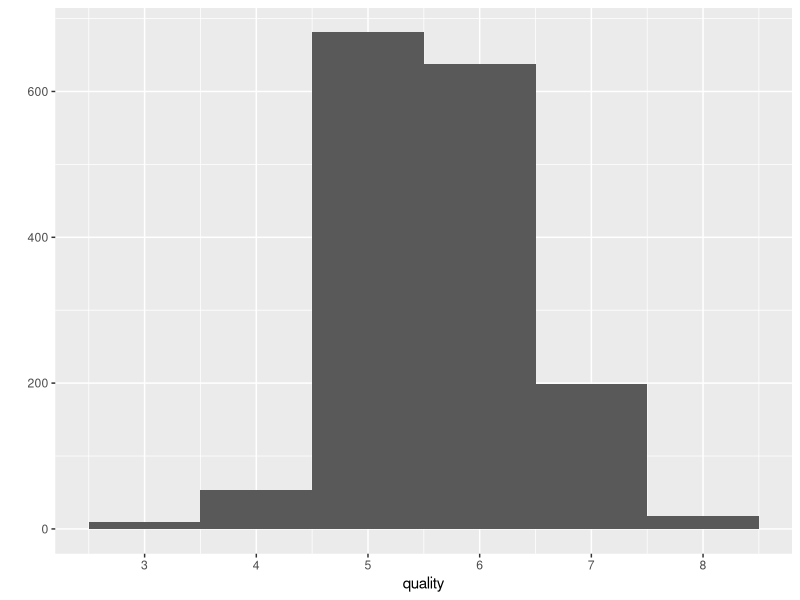
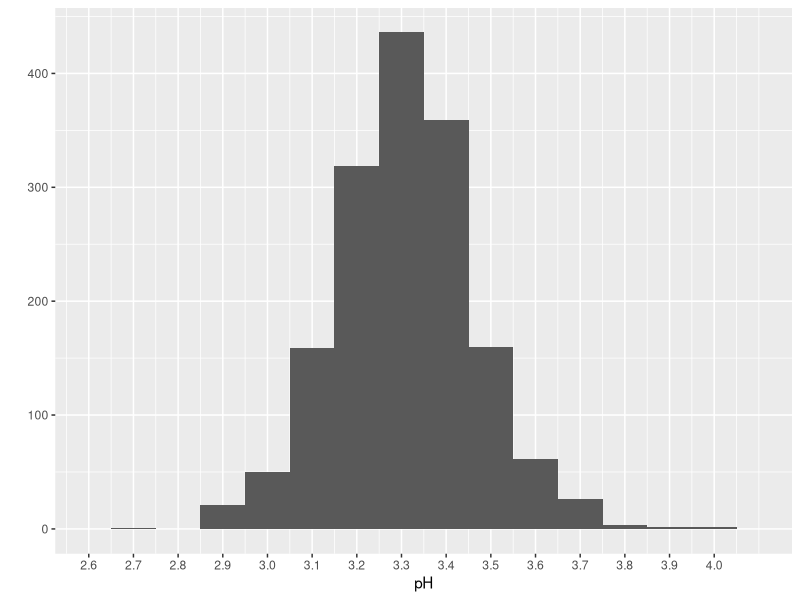
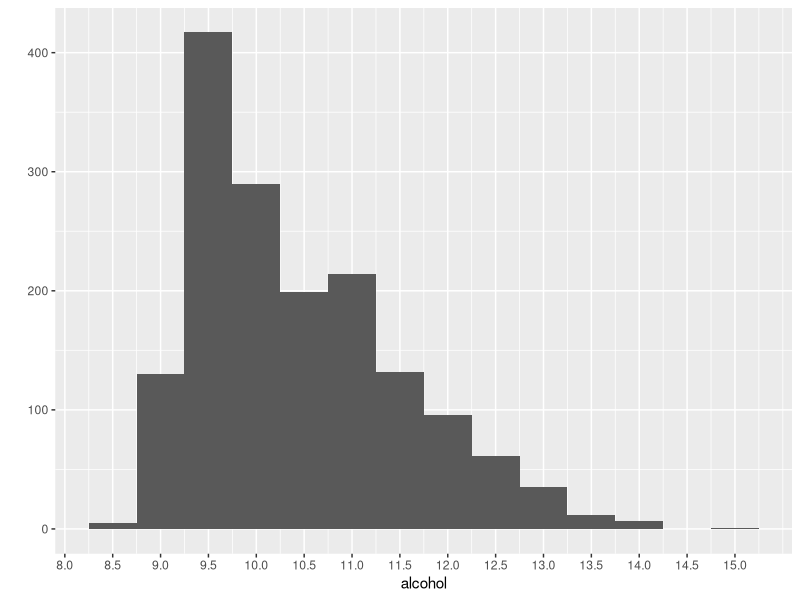
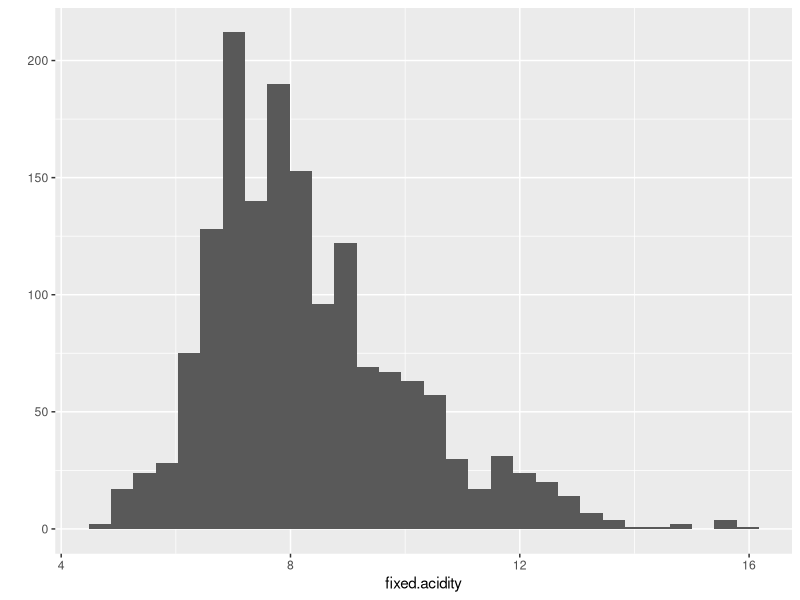
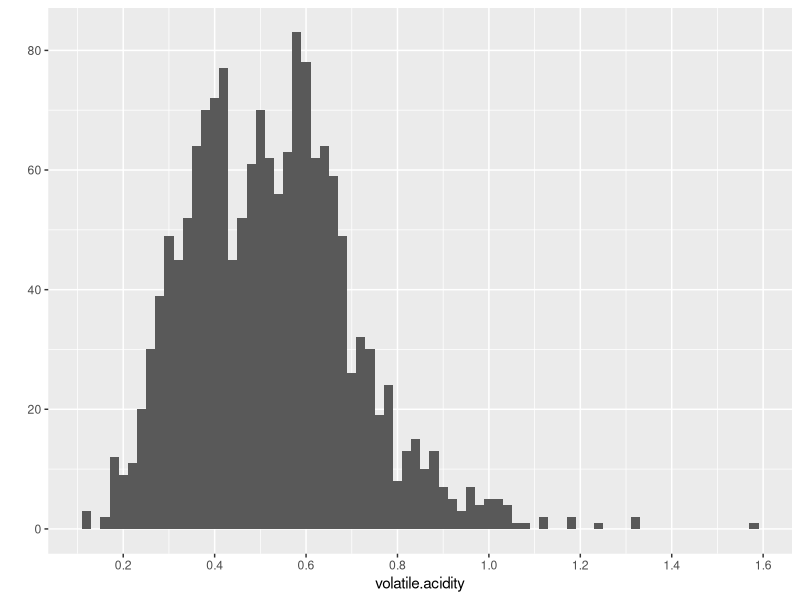
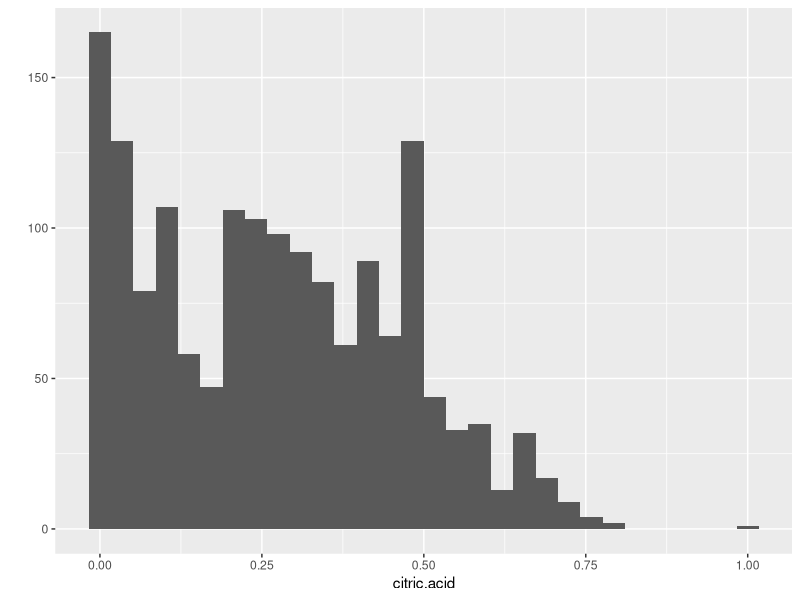
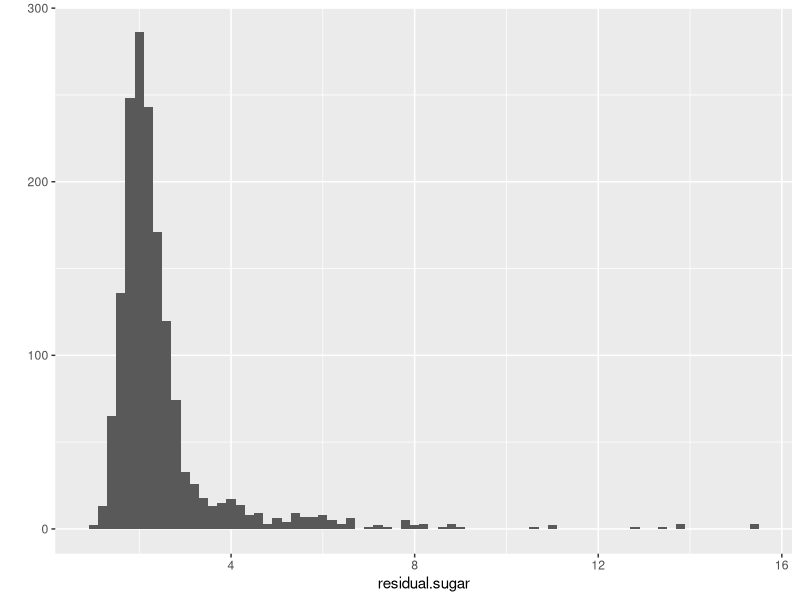
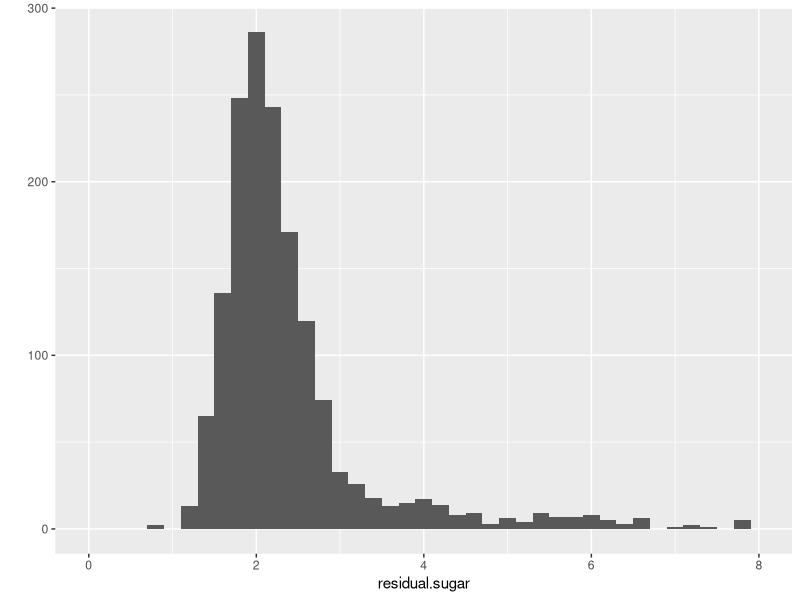

Recreate these plots in R, in order.
## ---- chunk 1
knitr::opts_chunk$set(message = FALSE, warning = FALSE, echo = FALSE)
## ---- chunk 2
# 加载你最终使用的所有组件
# 在这个代码块的分析中。

# 注意，在这个代码块中，将参数 "echo" 设为假。
# This prevents the code from displaying in the knitted HTML output.这可以避免代码混入 HTML 输出显示。
# 应当在文件中，对所有代码块设为 echo=FALSE 。

library(ggplot2)
library(gridExtra)
library(dplyr)
library(knitr)

## ---- chunk 3
# 加载数据
library(GGally)
setwd('~/Downloads')
redwine <- read.csv("wineQualityReds.csv")
str(redwine)
## ---- chunk 4
summary(redwine)
## ---- chunk 5
qplot(x=quality,data=redwine,binwidth=1) +
  scale_x_continuous(breaks = seq(3,8,1))
## ---- chunk 6
qplot(x=pH,data = redwine,binwidth=0.1) +
  scale_x_continuous(limits = c(2.6,4.1),breaks = seq(2,4,0.1))
## ---- chunk 7
qplot(x=alcohol,data = redwine,binwidth=0.5) +
  scale_x_continuous(breaks = seq(8,15,0.5))
## ---- chunk 8
summary(redwine$alcohol)
## ---- chunk 9
qplot(x=fixed.acidity,data = redwine)
## ---- chunk 10
summary(redwine$fixed.acidity)
## ---- chunk 11
qplot(x=volatile.acidity,data = redwine,binwidth=0.02) +
  scale_x_continuous(breaks = seq(0,1.6,0.2))
## ---- chunk 12
summary(redwine$volatile.acidity)
## ---- chunk 13
qplot(x=citric.acid,data=redwine)
## ---- chunk 14
qplot(x=residual.sugar,data = redwine,binwidth=0.2)
## ---- chunk 15
qplot(x=residual.sugar,data = redwine,binwidth=0.2) +
  scale_x_continuous(limits = c(0,8))
## ---- chunk 16
redwine$ratio = redwine$residual.sugar/redwine$fixed.acidity
qplot(x=ratio,data=redwine,binwidth=0.03)
## ---- chunk 17
qplot(x=density,data = redwine)
## ---- chunk 18
qplot(x=sulphates,data = redwine,binwidth=0.04)
## ---- chunk 19
qplot(x=free.sulfur.dioxide,data = redwine,binwidth=1)
## ---- chunk 20
qplot(x=free.sulfur.dioxide,data = redwine,binwidth=0.05) +
  scale_x_log10()
## ---- chunk 21
summary(redwine$free.sulfur.dioxide)
## ---- chunk 22
qplot(x=total.sulfur.dioxide,data = redwine,binwidth=5)
## ---- chunk 23
qplot(x=total.sulfur.dioxide,data = redwine,binwidth=.05) +
  scale_x_log10()
## ---- chunk 24
summary(redwine$total.sulfur.dioxide)
## ---- chunk 25
redwine$free.sulfur.dioxide.pro <- redwine$free.sulfur.dioxide / redwine$total.sulfur.dioxide
## ---- chunk 26
qplot(x=free.sulfur.dioxide.pro,data=redwine)
## ---- chunk 27
theme_set(theme_minimal(20))

redwine_subset <- redwine[,c(1:14)]
ggpairs(redwine_subset[sample.int(nrow(redwine_subset), 1000), ],
        upper = list(continuous = wrap("cor", size = 3)))
## ---- chunk 28
ggplot(aes(x=quality,y=alcohol),data=redwine) +
  geom_jitter(alpha = 0.3)
## ---- chunk 29
ggplot(aes(x=factor(quality),y=alcohol),data=redwine) +
  geom_jitter(alpha = 0.3) +
  geom_boxplot(alpha = 0.3,color='blue') +
  stat_summary(fun.y = 'mean',
               geom = 'point',
               color = 'red') +
  geom_smooth(method = 'lm',aes(group = 1))
## ---- chunk 30
ggplot(aes(x=factor(quality),y=volatile.acidity),data=redwine) +
  geom_jitter(alpha = 0.3) +
  geom_boxplot(alpha = 0.3,color='blue') +
  stat_summary(fun.y = 'mean',
               geom = 'point',
               color = 'red') +
  geom_smooth(method = 'lm',aes(group = 1))
## ---- chunk 31
ggplot(aes(x=factor(quality),y=free.sulfur.dioxide.pro),data=redwine) +
  geom_jitter(alpha = 0.3) +
  geom_boxplot(alpha = 0.3,color='blue') +
  stat_summary(fun.y = 'mean',
               geom = 'point',
               color = 'red') +
  geom_smooth(method = 'lm',aes(group = 1))
## ---- chunk 32
ggplot(aes(x=factor(quality),y=ratio),data=redwine) +
  geom_jitter(alpha = 0.3) +
  geom_boxplot(alpha = 0.3,color='blue') +
  stat_summary(fun.y = 'mean',
               geom = 'point',
               color = 'red') +
  geom_smooth(method = 'lm',aes(group = 1))
## ---- chunk 33
ggplot(aes(x=factor(quality),y=chlorides),data=redwine) +
  geom_jitter(alpha = 0.3) +
  geom_boxplot(alpha = 0.3,color='blue') +
  stat_summary(fun.y = 'mean',
               geom = 'point',
               color = 'red') +
  geom_smooth(method = 'lm',aes(group = 1))
## ---- chunk 34
ggplot(aes(x=factor(quality),y=density),data=redwine) +
  geom_jitter(alpha = 0.3) +
  geom_boxplot(alpha = 0.3,color='blue') +
  stat_summary(fun.y = 'mean',
               geom = 'point',
               color = 'red') +
  geom_smooth(method = 'lm',aes(group = 1))
## ---- chunk 35
ggplot(aes(x=factor(quality),y=pH),data=redwine) +
  geom_jitter(alpha = 0.3) +
  geom_boxplot(alpha = 0.3,color='blue') +
  stat_summary(fun.y = 'mean',
               geom = 'point',
               color = 'red') +
  geom_smooth(method = 'lm',aes(group = 1))
## ---- chunk 36
ggplot(aes(x=factor(quality),y=sulphates),data=redwine) +
  geom_jitter(alpha = 0.3) +
  geom_boxplot(alpha = 0.3,color='blue') +
  stat_summary(fun.y = 'mean',
               geom = 'point',
               color = 'red') +
  geom_smooth(method = 'lm',aes(group = 1))
## ---- chunk 37
ggplot(aes(x=factor(quality),y=fixed.acidity),data=redwine) +
  geom_jitter(alpha = 0.3) +
  geom_boxplot(alpha = 0.3,color='blue') +
  stat_summary(fun.y = 'mean',
               geom = 'point',
               color = 'red') +
  geom_smooth(method = 'lm',aes(group = 1))
## ---- chunk 38
ggplot(aes(x=factor(quality),y=citric.acid),data=redwine) +
  geom_jitter(alpha = 0.3) +
  geom_boxplot(alpha = 0.3,color='blue') +
  stat_summary(fun.y = 'mean',
               geom = 'point',
               color = 'red') +
  geom_smooth(method = 'lm',aes(group = 1))
## ---- chunk 39
ggplot(aes(x=factor(quality),y=residual.sugar),data=redwine) +
  geom_jitter(alpha = 0.3) +
  geom_boxplot(alpha = 0.3,color='blue') +
  stat_summary(fun.y = 'mean',
               geom = 'point',
               color = 'red') +
  geom_smooth(method = 'lm',aes(group = 1))
## ---- chunk 40
ggplot(aes(x=factor(quality),y=free.sulfur.dioxide),data=redwine) +
  geom_jitter(alpha = 0.3) +
  geom_boxplot(alpha = 0.3,color='blue') +
  stat_summary(fun.y = 'mean',
               geom = 'point',
               color = 'red') +
  geom_smooth(method = 'lm',aes(group = 1))
## ---- chunk 41
ggplot(aes(x=factor(quality),y=total.sulfur.dioxide),data=redwine) +
  geom_jitter(alpha = 0.3) +
  geom_boxplot(alpha = 0.3,color='blue') +
  stat_summary(fun.y = 'mean',
               geom = 'point',
               color = 'red') +
  geom_smooth(method = 'lm',aes(group = 1))
## ---- chunk 42
ggplot(aes(x=fixed.acidity,y=pH),data=redwine)+
  geom_point(color='orange')
## ---- chunk 43
ggplot(aes(x=volatile.acidity,y=fixed.acidity,color=quality),data=redwine) + 
  geom_point() +
  facet_wrap(~quality)
## ---- chunk 44
ggplot(aes(x=alcohol,y=density,color=quality),data=redwine) +
  geom_jitter(alpha = 0.3) +
  geom_smooth(method = 'lm')
## ---- chunk 45
qplot(x=quality,data=redwine,binwidth=1) +
  scale_x_continuous(breaks = seq(3,8,1)) +
  ggtitle('Quality Distribute')
## ---- chunk 46
ggplot(aes(x=factor(quality),y=alcohol),data=redwine) +
  geom_jitter(alpha = 0.3) +
  geom_boxplot(alpha = 0.3,color='blue') +
  stat_summary(fun.y = 'mean',
               geom = 'point',
               color = 'red') +
  geom_smooth(method = 'lm',aes(group = 1)) +
  ggtitle('The relationship of quality and alcohol')
## ---- chunk 47
ggplot(aes(x=volatile.acidity,y=fixed.acidity,color=quality),data=redwine) + 
  geom_point() +
  facet_wrap(~quality) +
  ggtitle("The relationship of fixed/volatile.acidity and quality")
